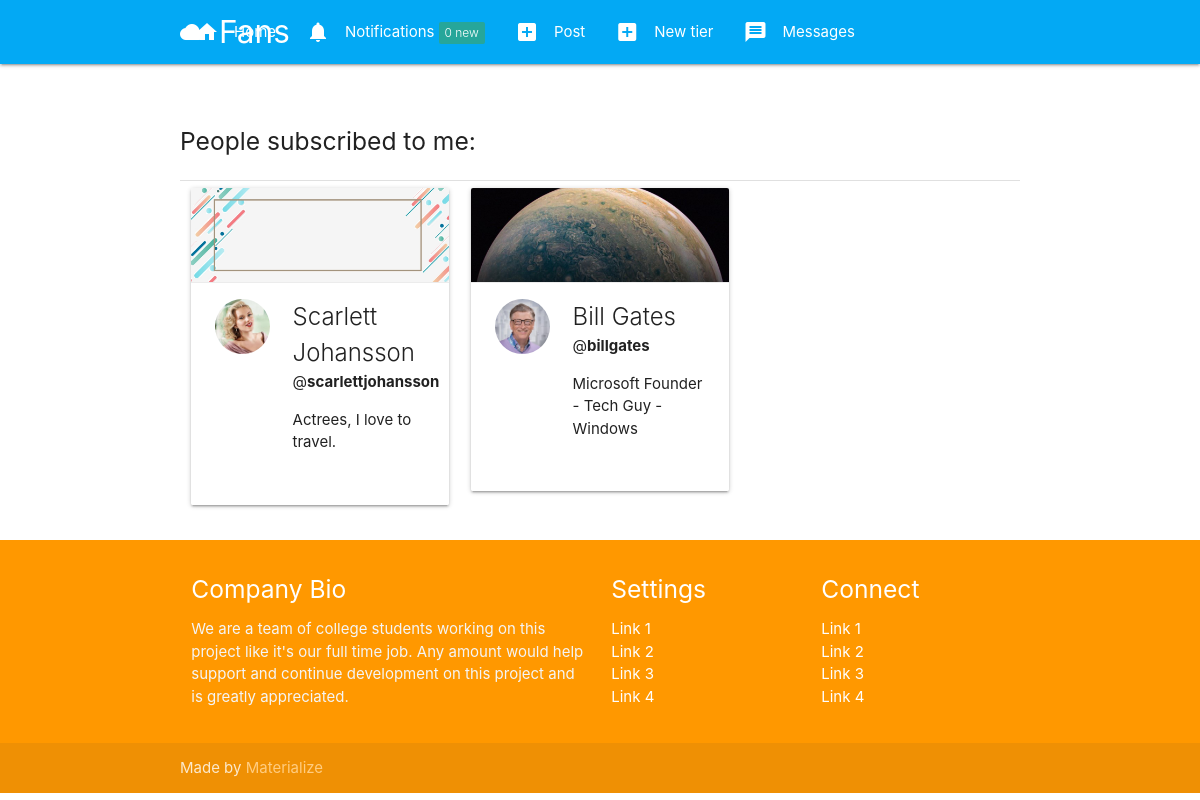
Page /sub/myfans/ (signed in) on the committed database.
### tier/models.py (models this page shows, shortened)
class Subscription(models.Model):
    subscriber = models.ForeignKey(User, on_delete=models.CASCADE, related_name='subscriber')
    subscribed = models.ForeignKey(User, on_delete=models.CASCADE, related_name='subscribed')
    tier = models.ForeignKey(Tier, on_delete=models.CASCADE, related_name='tier')
    date = models.DateTimeField(auto_now_add=True)
    expired = models.BooleanField(default=False)

### authy/models.py (models this page shows, shortened)
class Profile(models.Model):
	user = models.OneToOneField(User, on_delete=models.CASCADE, related_name='profile')
	location = models.CharField(max_length=50, null=True, blank=True)
	url = models.CharField(max_length=80, null=True, blank=True)
	profile_info = models.TextField(max_length=150, null=True, blank=True)
	created = models.DateField(auto_now_add=True)
	picture = models.ImageField(upload_to=user_directory_path_profile, blank=True, null=True, verbose_name='Picture')
	banner = models.ImageField(upload_to=user_directory_path_banner, blank=True, null=True, verbose_name='Banner')

### tier/views.py (the view)
# urls.py: path('myfans/', FansList, name='myfans'),
def FansList(request):
    my_fans = Subscription.objects.filter(subscribed=request.user)
    context = {
        'my_fans': my_fans
    }
    return render(request, 'fans_list.html', context)

### authy/views.py (called while the page is built)
def SideNavInfo(request):
	user = request.user
	nav_profile = None
	fans = None
	follows = None
	if user.is_authenticated:
		nav_profile = Profile.objects.get(user=user)
		fans = Subscription.objects.filter(subscribed=user).count()
		follows = Subscription.objects.filter(subscriber=user).count()
	return {'nav_profile': nav_profile, 'fans': fans, 'follows': follows}

### direct/views.py (called while the page is built)
def CheckDirects(request):
    directs_count = 0
    if request.user.is_authenticated:
        directs_count = Message.objects.filter(user=request.user, is_read=False).count()
    return {'directs_count': directs_count}

### notifications/views.py (called while the page is built)
def CountNotifications(request):
    count_notifications = None
    if request.user.is_authenticated:
        count_notifications = Notification.objects.filter(user=request.user, is_seen=False).count()
    return {'count_notifications': count_notifications}

### fans_clone/templates/fans_list.html (shortened to what this page needs)
{% extends 'base.html' %}
{% load static %}
{% block content %}
<div class="section">
  <h5>People subscribed to me:</h5>
</div>
<div class="divider"></div>
{% for person in my_fans %}
    <div class="col s12 m4">
              <div class="card">
                <div class="card-image">
                {% if person.subscriber.profile.banner %}
                    <img src="{{ person.subscriber.profile.banner.url }}">
                  {% else %}
                    <img src="{% static 'img/nobanner.jpg' %}">
                  {% endif %}
                </div>
                <div class="card-action">
                    <div class="row">
                        <div class="col s4">
                        {% if person.subscriber.profile.picture %}
                            <img src="{{ person.subscriber.profile.picture.url }}" class="circle responsive-img">
                          {% else %}
                            <img src="{% static 'img/no_avatar.jpg' %}" class="circle responsive-img">
                          {% endif %}
                        </div>
                        <div class="col s8">
                            <span class="card-title">
                                {{ person.subscriber.first_name }} {{ person.subscriber.last_name }}
                            </span>
                            <br>
                            <span>@<b>{{ person.subscriber.username }}</b></span>
                            <p>{{ person.subscriber.profile.profile_info }}</p>
                        </div>
                    </div>
                </div>
              </div>
    </div>
{% endfor %}
{% endblock %}

### rows in the picture
Subscription: subscriber.profile.picture (placeholder picture), subscriber.first_name "Scarlett", subscriber.last_name "Johansson", subscriber.username "scarlettjohansson", subscriber.profile.profile_info "Actrees, I love to travel."
Subscription: subscriber.profile.banner (picture), subscriber.profile.picture (placeholder picture), subscriber.first_name "Bill", subscriber.last_name "Gates", subscriber.username "billgates", subscriber.profile.profile_info "Microsoft Founder - Tech Guy - Windows"

### other values in the picture
{{ count_notifications }} "0"
